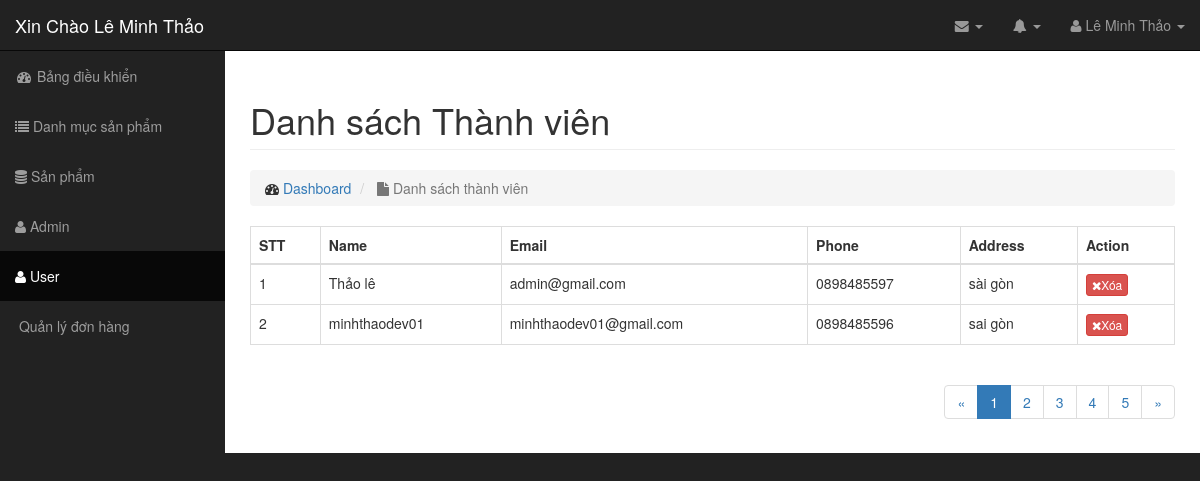
Page /admin/modules/user/index.php (signed in) on the earlier database version.
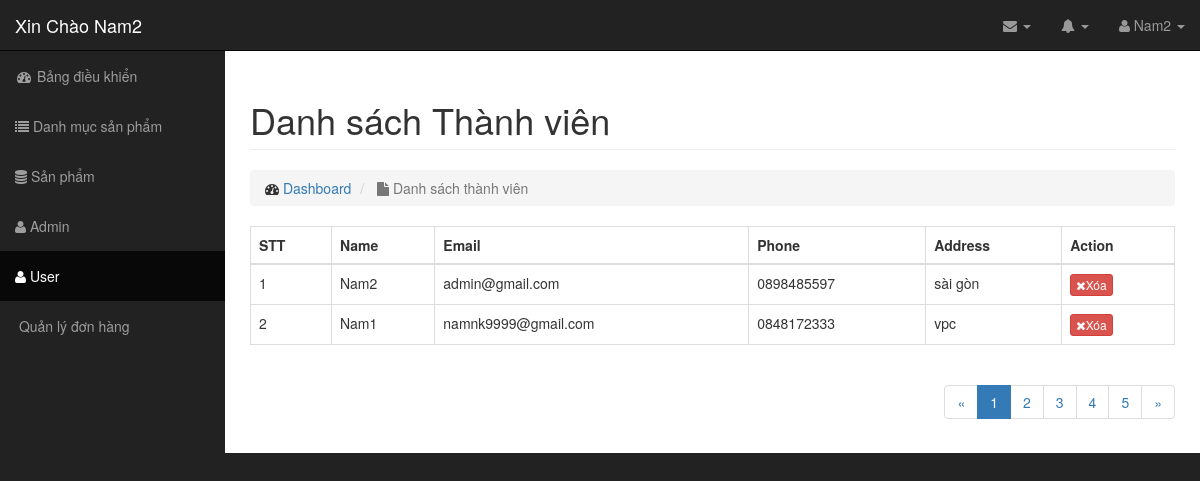
Same page on the later database version.
### tables this page shows
CREATE TABLE `users` (
  `id` int(11) NOT NULL,
  `name` varchar(100) DEFAULT NULL,
  `email` varchar(100) DEFAULT NULL,
  `phone` char(15) DEFAULT NULL,
  `address` varchar(100) DEFAULT NULL,
  `password` varchar(50) DEFAULT NULL,
  `avatar` varchar(100) DEFAULT NULL,
  `status` tinyint(4) DEFAULT '1',
  `token` varchar(50) DEFAULT NULL,
  `created_at` timestamp NULL DEFAULT NULL,
  `updated_at` timestamp NULL DEFAULT NULL ON UPDATE CURRENT_TIMESTAMP
);

### libraries/Function.php (called while the page is built, shortened)
<?php
    function base_url()
    {
        return $url  = "http://localhost/chacha_v2/";
    }
    function modules($url)
    {
        return base_url() . "admin/modules/" .$url ;
    }
 ?>

### libraries/Database.php (called while the page is built, shortened)
<?php
    class Database
    {
        public $link;
        public function __construct()
        {
            $this->link = mysqli_connect("localhost","root","","tutphp") or die ();
            mysqli_set_charset($this->link,"utf8");
        }
        public function countTable($table)
        {
            $sql = "SELECT id FROM  {$table}";
            $result = mysqli_query($this->link, $sql) or die("Lỗi Truy Vấn countTable----" .mysqli_error($this->link));
            $num = mysqli_num_rows($result);
            return $num;
        }
         public  function fetchJone($table,$sql ,$page = 0,$row ,$pagi = false )
        {
            $data = [];
            if ($pagi == true )
            {
                $total = $this->countTable($table);
                $sotrang = ceil($total / $row);
                $start = ($page - 1 ) * $row ;
                $sql .= " LIMIT $start,$row";
                $data = [ "page" => $sotrang];
                $result = mysqli_query($this->link,$sql) or die("Lỗi truy vấn fetchJone ---- " .mysqli_error($this->link));
            }
            else
            {
                $result = mysqli_query($this->link,$sql) or die("Lỗi truy vấn fetchJone ---- " .mysqli_error($this->link));
            }
            if( $result)
            {
                while ($num = mysqli_fetch_assoc($result))
                {
                    $data[] = $num;
                }
            }
            return $data;
       }
    }
?>

### admin/autoload/autoload.php (called while the page is built, shortened)
<?php
    require_once __DIR__ ."/../../libraries/Database.php";
    require_once __DIR__ ."/../../libraries/Function.php";
    $db= new Database();
?>

### admin/modules/user/index.php (the view, shortened to what this page needs)
<?php
    $open = "user";
    require_once __DIR__ ."/../../autoload/autoload.php";
    if(isset($_GET['page']))
    {
        $p = $_GET['page'];
    }
    else
    {
        $p = 1;
    }
    $sql = "SELECT users.* FROM users ORDER BY ID DESC";
    $admin = $db->fetchJone('users',$sql,$p, 20,true);
    if(isset($admin['page']))
    {
        unset($admin['page']);
    }
?>
<?php require_once __DIR__ ."/../../layouts/header.php"; ?>
<div class="row">
    <div class="col-lg-12">
        <h1 class="page-header">
            Danh sách Thành viên
        </h1>
        <ol class="breadcrumb">
            <li>
                <i class="fa fa-dashboard"></i>  <a href="index.html">Dashboard</a>
            </li>
            <li class="active">
                <i class="fa fa-file"></i> Danh sách thành viên
            </li>
        </ol>
        </div>
</div>
<div class="row">
    <div class="col-md-12">
          <div class="table-responsive">
        <table class="table table-bordered table-hover">
            <thead>
                <tr>
                    <th>STT</th>
                    <th>Name</th>
                    <th>Email</th>
                    <th>Phone</th>
                    <th>Address</th>
                    <th>Action</th>
                </tr>
            </thead>
            <tbody>
                <?php $stt=1; foreach ($admin as $item): ?>
                    <tr>
                        <td><?php echo $stt ?></td>
                        <td><?php echo $item['name'] ?></td>
                        <td><?php echo $item['email'] ?></td>
                        <td><?php echo $item['phone'] ?></td>
                        <td><?php echo $item['address'] ?></td>
                        <td>
                            <a class="btn btn-xs btn-danger"href="delete.php?id=<?php echo $item['id'] ?>"><i class="fa fa-times"></i>Xóa</a>
                        </td>
                    </tr>
                <?php $stt++; endforeach; ?>
            </tbody>
        </table>
              <div class="pull-right">
              <nav aria-label="Page navigation">
                     <ul class="pagination">
                <li>
                    <a href="#" aria-label="Previous">
                    <span aria-hidden="true">&laquo;</span>
                    </a>
                </li>
                <li class="active"><a href="#">1</a></li>
                <li><a href="#">2</a></li>
                <li><a href="#">3</a></li>
                <li><a href="#">4</a></li>
                <li><a href="#">5</a></li>
                <li>
                    <a href="#" aria-label="Next">
                    <span aria-hidden="true">&raquo;</span>
                    </a>
                </li>
            </ul>
              </nav>
              </div>
    </div>
</div>
<?php require_once __DIR__ ."/../../layouts/footer.php"; ?>

### admin/layouts/header.php (shortened to what this page needs)
<!DOCTYPE html>
<html lang="en">
    <head>
        <link href="<?php echo base_url() ?>public/admin/css/bootstrap.min.css" rel="stylesheet">
        <link href="<?php echo base_url() ?>public/admin/css/sb-admin.css" rel="stylesheet">
        <link href="<?php echo base_url() ?>public/admin/css/font-awesome.min.css" rel="stylesheet" type="text/css">
    </head>
    <body>
        <div id="wrapper">
            <nav class="navbar navbar-inverse navbar-fixed-top" role="navigation">
                <div class="navbar-header">
                    <a class="navbar-brand" href="index.html">Xin Chào <?php  echo $_SESSION['admin_name']?> </a>
                </div>
                <ul class="nav navbar-right top-nav">
                    <li class="dropdown">
                        <a href="#" class="dropdown-toggle" data-toggle="dropdown"><i class="fa fa-envelope"></i> <b class="caret"></b></a>
                    </li>
                    <li class="dropdown">
                        <a href="#" class="dropdown-toggle" data-toggle="dropdown"><i class="fa fa-bell"></i> <b class="caret"></b></a>
                    </li>
                    <li class="dropdown">
                        <a href="#" class="dropdown-toggle" data-toggle="dropdown"><i class="fa fa-user"></i> <?php  echo $_SESSION['admin_name']?> <b class="caret"></b></a>
                    </li>
                </ul>
                <div class="collapse navbar-collapse navbar-ex1-collapse">
                    <ul class="nav navbar-nav side-nav">
                        <li>
                            <a href="<?php echo base_url() ?>/admin"><i class="fa fa-fw fa-dashboard"></i> Bảng điều khiển</a>
                        </li>
                        <li class="<?php echo isset($open) && $open == 'category' ? 'active' : '' ?>">
                            <a href="<?php echo modules("category")?>"><i class="fa fa-list"></i>
                            Danh mục sản phẩm
                            </a>
                        </li>
                        <li class="<?php echo isset($open) && $open == 'product' ? 'active' : '' ?>">
                            <a href="<?php echo modules("product")?>"><i class="fa fa-database"></i>
                            Sản phẩm
                            </a>
                        </li>
                        <li class="<?php echo isset($open) && $open == 'admin' ? 'active' : '' ?>">
                            <a href="<?php echo modules("admin")?>"><i class="fa fa-user"></i>
                            Admin
                            </a>
                        </li>
                        <li class="<?php echo isset($open) && $open == 'user' ? 'active' : '' ?>">
                            <a href="<?php echo modules("user")?>"><i class="fa fa-user"></i>
                            User
                            </a>
                        </li>
                        <li class="<?php echo isset($open) && $open == 'transaction' ? 'active' : '' ?>">
                            <a href="<?php echo modules("transaction")?>"><i class="fa fa-transgender"></i>
                            Quản lý đơn hàng
                            </a>
                        </li>
                    </ul>
                </div>
            </nav>
            <div id="page-wrapper">
                <div class="container-fluid">
                  </html>

### admin/layouts/footer.php (shortened to what this page needs)
 </div>
    </body>
</html>

### public/admin/css/sb-admin.css (style rules this page uses)
body { margin-top: 100px; background-color: #222; }
@media (min-width:768px) { body { margin-top: 50px; } }
#wrapper { padding-left: 0; }
#page-wrapper { width: 100%; padding: 0; background-color: #fff; }
@media (min-width:768px) { #wrapper { padding-left: 225px; } }
@media (min-width:768px) { #page-wrapper { padding: 10px; } }
.top-nav { padding: 0 15px; }
.top-nav>li { display: inline-block; float: left; }
.top-nav>li>a { padding-top: 15px; padding-bottom: 15px; line-height: 20px; color: #999; }
@media (min-width:768px) { .side-nav { position: fixed; top: 51px; left: 225px; width: 225px; margin-left: -225px; border: none; border-radius: 0; overflow-y: auto; background-color: #222; bottom: 0; overflow-x: hidden; padding-bottom: 40px; } }
@media (min-width:768px) { .side-nav>li>a { width: 225px; } }

Differences in the rows shown:
changed users "admin@gmail.com": name "Thảo lê" → "Nam2"
changed users: name "minhthaodev01" → "Nam1"; email "minhthaodev01@gmail.com" → "namnk9999@gmail.com"; phone "0898485596" → "0848172333"; address "sai gòn" → "vpc"
Other differences:
$_SESSION['admin_name']: "Lê Minh Thảo" → "Nam2"
